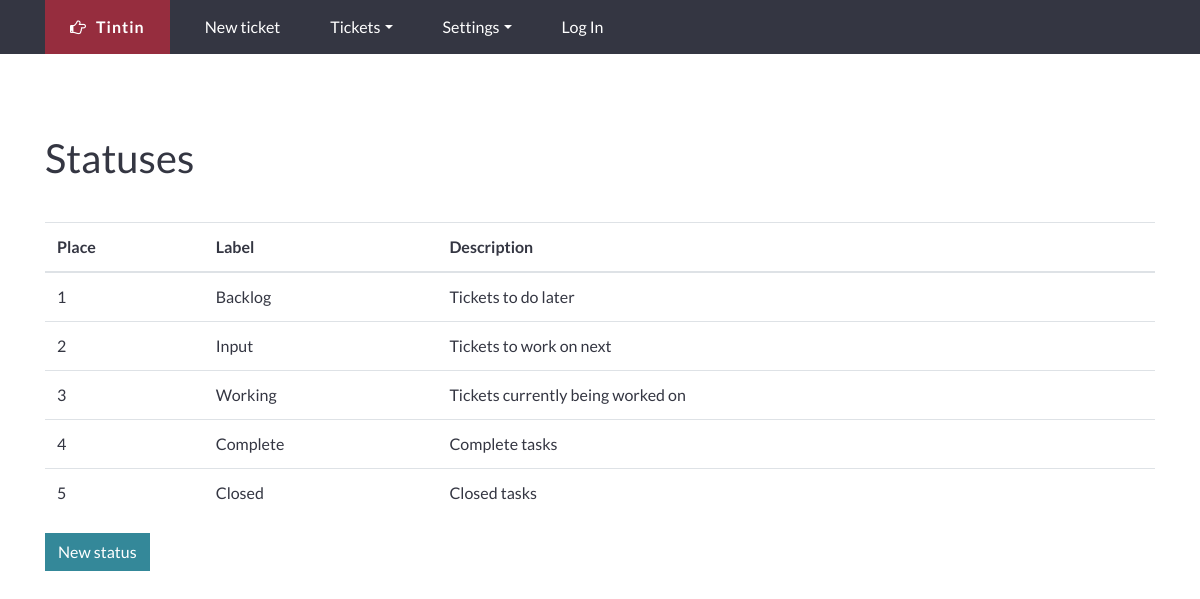
Page /index.php/status/all on the committed database.
### tables this page shows
CREATE TABLE IF NOT EXISTS `statuses` (
  `sid` int(11) NOT NULL AUTO_INCREMENT,
  `label` varchar(50) NOT NULL,
  `description` text,
  `place` int(11) DEFAULT NULL,
  `created` datetime DEFAULT CURRENT_TIMESTAMP,
  `active` enum('Y','N') NOT NULL DEFAULT 'N',
  PRIMARY KEY (`sid`)
);

### application/controllers/Status.php (called while the page is built, shortened)
<?php
class Status extends CI_Controller {
    public function __construct()
    {
        $this->load->model('statuses_model');
        $this->load->library('form_validation');
    }
    public function all()
    {
        $statuses = $this->statuses_model->get_statuses();
        $this->load->view('status/all', compact('statuses', 'title'));
    }
}

### index.php (called while the page is built, shortened)
<?php
require_once BASEPATH.'core/CodeIgniter.php';

### application/models/statuses_model.php (called while the page is built, shortened)
<?php
class Statuses_model extends CI_Model {
    public function get_statuses()
    {
        $this->db->order_by('place', 'asc');
        $this->db->where('active', 'Y');
        $query = $this->db->get('statuses');
        return $query->result();
    }
}

### application/views/status/all.php (the view, shortened to what this page needs)
<?php $this->load->view('header') ?>
<div class="col-sm-12">
	<h1>Statuses</h1>
	<table class="table">
		<thead>
			<tr>
				<th>Place</th>
				<th>Label</th>
				<th>Description</th>
				<th></th>
			</tr>
		</thead>
		<tbody>
			<?php foreach( $statuses as $status ): ?>
				<tr>
					<td><?php echo $status->place ?></td>
					<td><?php echo $status->label ?></td>
					<td><?php echo $status->description ?></td>
					<td>
					</td>
				</tr>
			<?php endforeach ?>
		</tbody>
	</table>
	<a href="/status/create/"><button class="btn btn-primary">New status</button></a>
</div>
<?php $this->load->view('footer') ?>

### application/views/header.php (shortened to what this page needs)
?><!DOCTYPE html>
<html lang="en">
<head>
    <link rel="stylesheet" href="https://maxcdn.bootstrapcdn.com/bootstrap/4.0.0-alpha.5/css/bootstrap.min.css">
    <link href="https://cdnjs.cloudflare.com/ajax/libs/select2/4.0.4/css/select2.min.css" rel="stylesheet" />
    <link rel="stylesheet" href="//maxcdn.bootstrapcdn.com/font-awesome/4.5.0/css/font-awesome.min.css">
    <link rel="stylesheet" href="<?php echo base_url() ?>css/datepicker.css">
    <link rel="stylesheet" href="<?php echo base_url() ?>css/style.css">
</head>
<body>
<nav class="header">
<div class="container">
    <div class="row">
        <div class="col-sm-12">
            <ul class="nav nav-pills">
                <li class="nav-item">
                    <a href="<?php echo base_url() ?>" class="nav-link logo"><i class="fa fa-hand-o-right" aria-hidden="true"></i> Tintin</a>
                </li>
                <li class="nav-item">
                    <a class="nav-link" href="<?php echo base_url() ?>ticket/create">New ticket</a>
                </li>
                <li class="nav-item dropdown">
                    <a class="nav-link dropdown-toggle" data-toggle="dropdown" href="<?php echo base_url() ?>" role="button" aria-haspopup="true" aria-expanded="false">Tickets</a>
                </li>
                <li class="nav-item dropdown">
                    <a class="nav-link dropdown-toggle" data-toggle="dropdown" href="<?php echo base_url() ?>" role="button" aria-haspopup="true" aria-expanded="false">Settings</a>
                </li>
                    <?php if($this->session->has_userdata('username')): ?>
                    <li class="nav-item dropdown" style="float: right;">
                        <a class="nav-link dropdown-toggle" data-toggle="dropdown" href="<?php echo base_url() ?>" role="button" aria-haspopup="true" aria-expanded="false"><?php echo $this->session->userdata('username') ?></a>
                        <div class="dropdown-menu user-nav">
                            <a class="dropdown-item" href="<?php echo base_url() ?>ticket/me">My Tickets</a>
                            <a class="dropdown-item" href="<?php echo base_url() ?>user/edit">Account</a>
                            <a class="dropdown-item" href="<?php echo base_url() ?>logout/">Log Out</a>
                        </div>
                    </li>
                    <?php else: ?>
                        <li class="nav-item" style="float: right;">
                                <a class="nav-link" href="<?php echo base_url() ?>login"0/>Log In</a>
                        </li>
                    <?php endif ?>
            </ul>
        </div>
    </div>
    </div>
</nav>
<div class="container">
    <div class="row">

### application/views/footer.php (shortened to what this page needs)
        </div>
</div>
<footer>
</footer>
</body>
</html>

### css/style.css (style rules this page uses)
html { height: 100%; }
body { background: #FFFFFF; font-family: "Lato", sans-serif; color: #343642; height: 100%; width: 100%; }
h1 { margin-bottom: 40px; }
a { color: #348899; }
nav.header { margin-bottom: 80px; background: #343642; }
nav.header a { color: #FFF; }
nav.header a.logo { background: #962D3E; border-radius: 0; color: #FFF; padding: .5em 1em; font-weight: 600; letter-spacing: 1px; word-spacing: 5px; margin-right: 10px; }
nav.header .nav-pills .nav-link { padding: 15px 25px; }
.btn { border-radius: 0; }
.btn-primary { background-color: #348899; border-color: #348899; }
footer { width: 100%; padding: 30px; }

### rows in the picture
statuses: place "1", label "Backlog", description "Tickets to do later"
statuses: place "2", label "Input", description "Tickets to work on next"
statuses: place "3", label "Working", description "Tickets currently being worked on"
statuses: place "4", label "Complete", description "Complete tasks"
statuses: place "5", label "Closed", description "Closed tasks"
